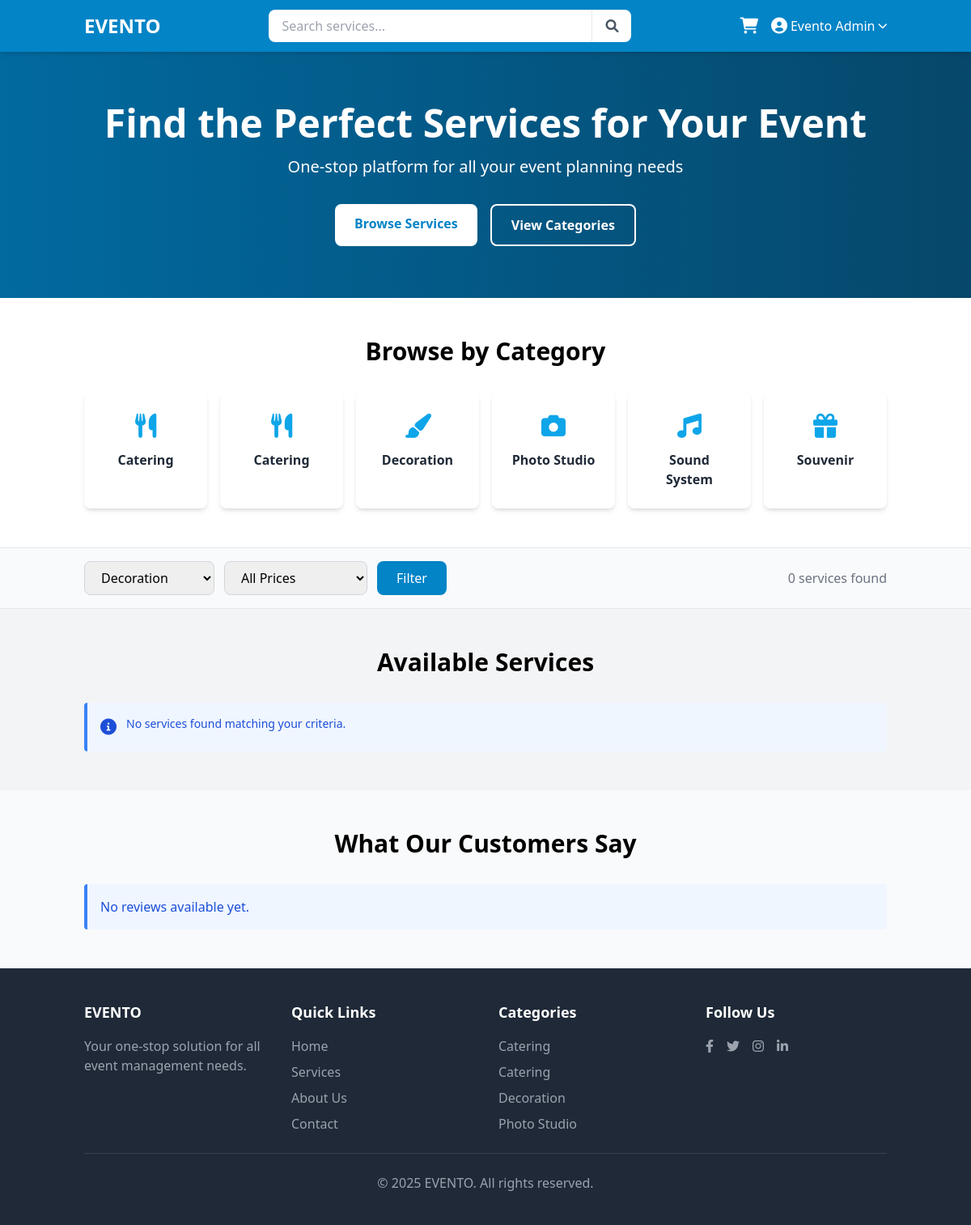
The app's page /user_index.php?category=5 (signed in) with its own data.
### tables this page shows
CREATE TABLE `categories` (
  `id` int(11) NOT NULL,
  `owner_id` int(11) DEFAULT NULL,
  `name` varchar(100) NOT NULL,
  `description` text DEFAULT NULL,
  `image` varchar(255) DEFAULT NULL,
  `created_at` timestamp NOT NULL DEFAULT current_timestamp(),
  `updated_at` timestamp NOT NULL DEFAULT current_timestamp() ON UPDATE current_timestamp()
);

### user_index.php (the view, shortened to what the rows shown need)
<?php
require_once 'config.php';
$categoriesQuery = $db->query("SELECT * FROM categories WHERE owner_id IS NULL OR owner_id = 0 ORDER BY name");
$categories = $categoriesQuery->fetchAll(PDO::FETCH_ASSOC);
?>
<!DOCTYPE html>
<html lang="en">
<head>
    <script src="https://cdn.tailwindcss.com"></script>
    <link rel="stylesheet" href="https://cdnjs.cloudflare.com/ajax/libs/font-awesome/6.0.0/css/all.min.css">
</head>
<body class="bg-gray-100 min-h-screen flex flex-col">
    <div class="bg-gradient-to-r from-primary-600 to-primary-800 text-white py-16 relative">
        <div class="container mx-auto px-4 relative z-10 text-center">
            <h1 class="text-4xl md:text-5xl font-bold mb-4">Find the Perfect Services for Your Event</h1>
        </div>
    </div>
    <section class="py-12 bg-white" id="categories">
        <div class="container mx-auto px-4">
            <div class="text-center mb-8">
                <h2 class="text-3xl font-bold mb-2">Browse by Category</h2>
            </div>
            <div class="grid grid-cols-2 md:grid-cols-3 lg:grid-cols-6 gap-4">
                <?php foreach ($categories as $category): ?>
                    <a href="?category=<?php echo $category['id']; ?>" class="group">
                        <div class="bg-white rounded-lg shadow-md p-6 text-center h-full transition-all duration-300 transform group-hover:-translate-y-1 group-hover:shadow-lg">
                            <div class="text-primary-500 mb-3 text-3xl">
                                <i class="fas fa-<?php echo getCategoryIcon($category['name']); ?>"></i>
                            </div>
                            <h5 class="font-semibold text-gray-800"><?php echo htmlspecialchars($category['name']); ?></h5>
                        </div>
                    </a>
                <?php endforeach; ?>
            </div>
        </div>
    </section>
    <section class="py-12" id="services">
        <div class="container mx-auto px-4">
            <h2 class="text-3xl font-bold text-center mb-8">Available Services</h2>
        </div>
    </section>
    <section class="py-12 bg-gray-50">
        <div class="container mx-auto px-4">
            <h2 class="text-3xl font-bold text-center mb-8">What Our Customers Say</h2>
        </div>
    </section>
    <footer class="bg-gray-800 text-white py-10 mt-auto">
        <div class="container mx-auto px-4">
            <div class="grid grid-cols-1 md:grid-cols-4 gap-8">
                <div>
                    <ul class="space-y-2">
                        <?php
                        $footerCategories = array_slice($categories, 0, 4);
                        foreach ($footerCategories as $category) {
                            echo '<li><a href="?category=' . $category['id'] . '" class="text-gray-400 hover:text-white transition duration-300">' . htmlspecialchars($category['name']) . '</a></li>';
                        }
                        ?>
                    </ul>
                </div>
            </div>
        </div>
    </footer>
    <?php
    function getCategoryIcon($categoryName) {
        $icons = [
            'Catering' => 'utensils',
            'Decoration' => 'paint-brush',
            'Photo Studio' => 'camera',
            'Sound System' => 'music',
            'Souvenir' => 'gift'
        ];
        return isset($icons[$categoryName]) ? $icons[$categoryName] : 'tag';
    }
    ?>
</body>
</html>

### records on screen
categories: name "Catering"
categories: name "Catering"
categories: name "Decoration"
categories: name "Photo Studio"
categories: name "Sound System"
categories: name "Souvenir"

### other values on screen
$_SESSION['user_name'] "Evento Admin"
count($services) "0"
form field category "Decoration"
